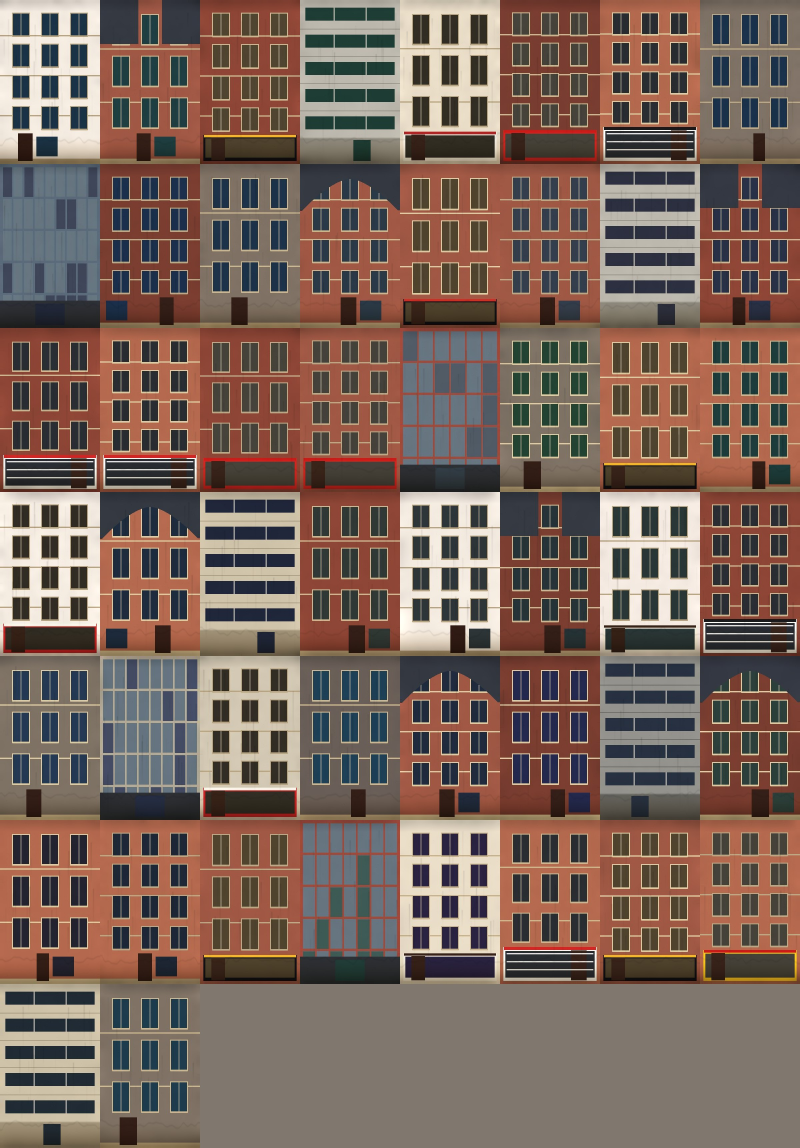
#> input picture districts/2000-antwerpen/facades/atlas/facade_atlas.jpg, 2400 x 3444 px (shown at 1/3 size); its folder holds only this picture in this run
$ python -i district_review.py   (imports and definitions only)
#> lines starting #> are read from the running program, lines starting #| are printed output that depends on the picture
#> further down, picture is the input picture: PIL image 2400x3444 RGB; mean R, G, B 122, 100.6, 90.6
"""Per-run agent review pack: AGENT_REVIEW.md + buildings/catalog.html.

Every ``district build`` (and ``district review``) writes a checkbox prompt pack
injected with geo from ``special_buildings.json``, façade meta, and shops so an
agent can pick up unfinished visual work without rediscovering context.
"""

from __future__ import annotations

import html
import json
import re
from datetime import datetime, timezone
from pathlib import Path
from typing import Any

from cityview.districts import DistrictPaths, ID_2000, ID_2018, district_paths, load_district


def _run_id() -> str:
    return datetime.now(timezone.utc).strftime("%Y%m%dT%H%M%SZ")


# [555 lines left out: functions _load_json, _parse_done_statuses, _seed_tasks_2000, _seed_tasks_generic, _reference_tasks, _format_geo and 4 more, not called in this run]


def _apply_menu_vignette(img: Any, strength: float = 0.88) -> Any:
    """Dark circular vignette matching the Klein Antwerpen Maps plate."""
#> called with strength = 0.88
    from PIL import Image, ImageDraw, ImageFilter

    w, h = img.size
#> w = 2400; h = 3444
    vignette = Image.new("L", (w, h), 0)
#> vignette: PIL image 2400x3444 L; every value is 0
    draw = ImageDraw.Draw(vignette)
    # Slightly oversized ellipse so the centre stays bright.
    pad = int(min(w, h) * 0.06)
#> pad = 144
    draw.ellipse([-pad, -pad, w + pad, h + pad], fill=255)
    vignette = vignette.filter(ImageFilter.GaussianBlur(radius=max(24, min(w, h) // 8)))
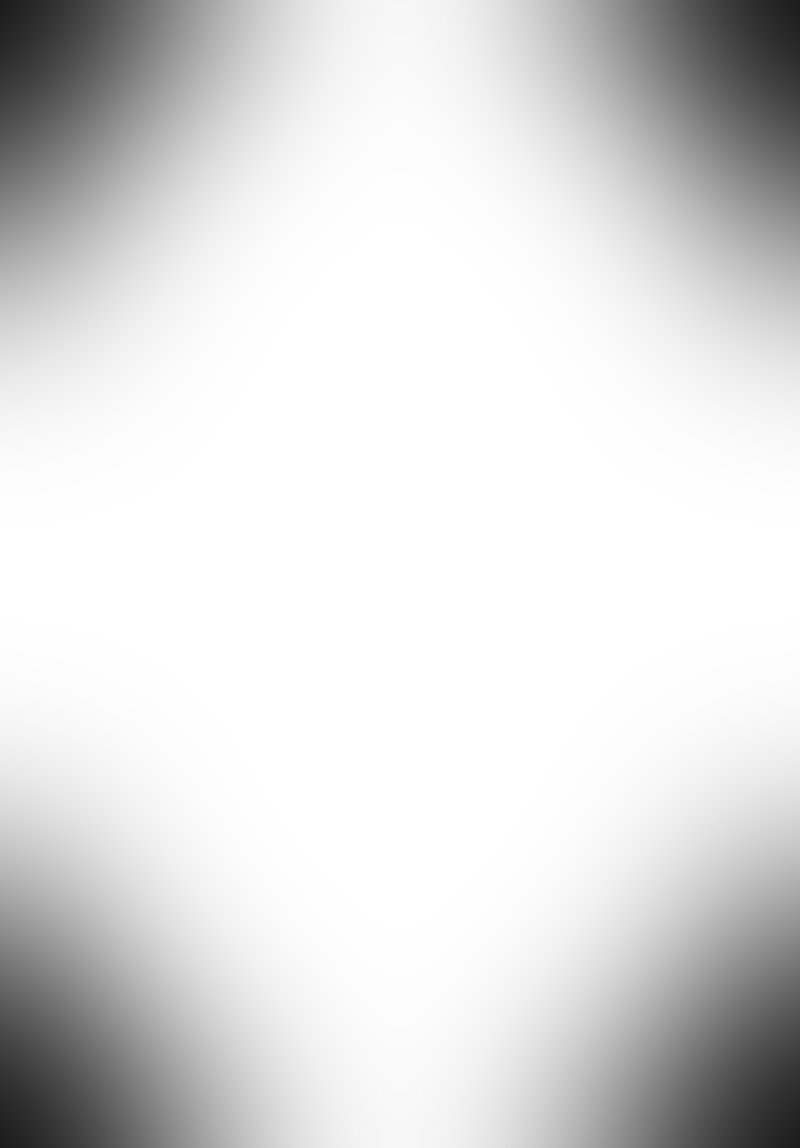
#> vignette: PIL image 2400x3444 L (shown at 1/3 size); min 28, max 255, mean 221
    # Mix toward near-black using inverted vignette as alpha.
    dark = Image.new("RGB", (w, h), (6, 10, 16))
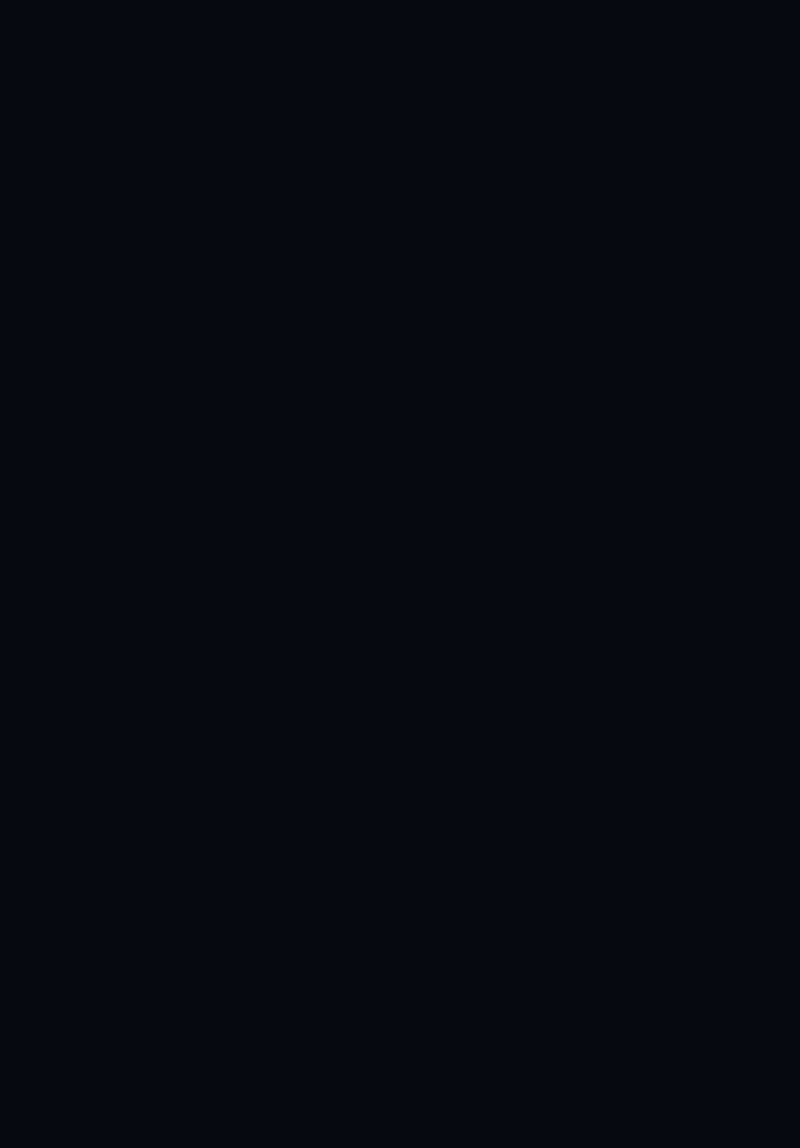
#> dark: PIL image 2400x3444 RGB (shown at 1/3 size); mean R, G, B 6, 10, 16
    # Strength: how hard the corners crush.
    mask = vignette.point(lambda p: int(255 - (255 - p) * strength))
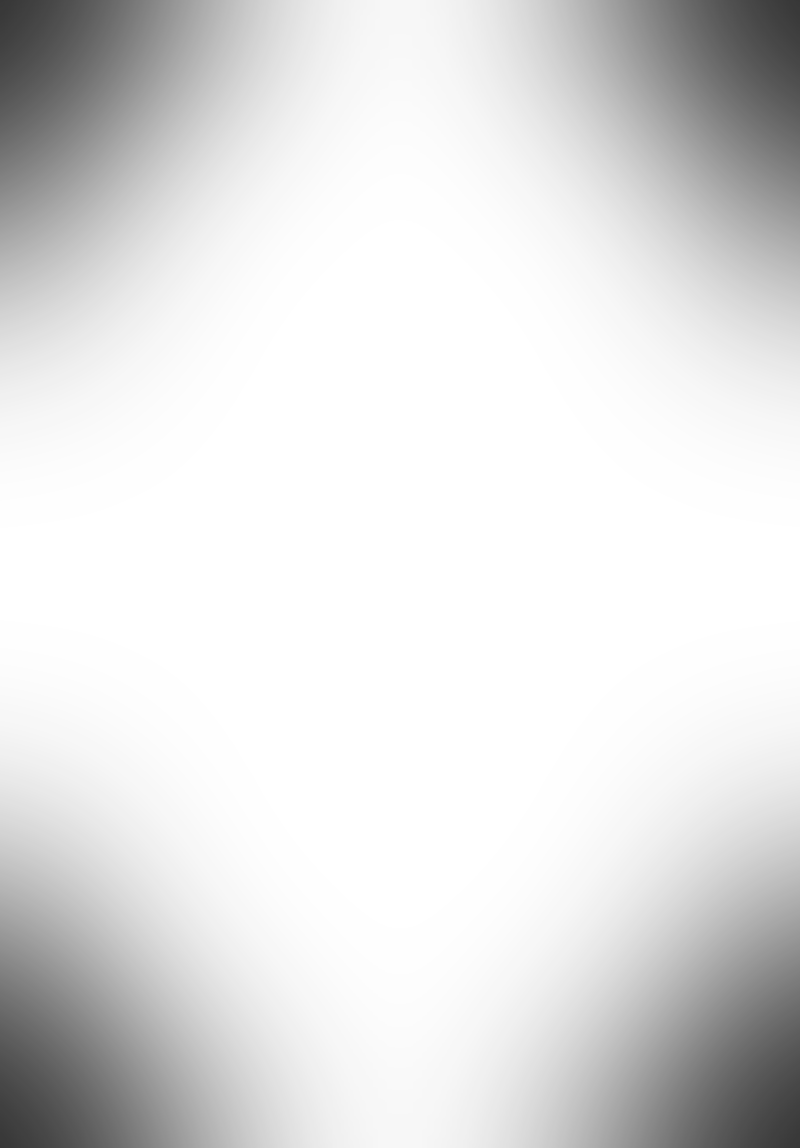
#> mask: PIL image 2400x3444 L (shown at 1/3 size); min 55, max 255, mean 224.8
    return Image.composite(img, dark, mask)
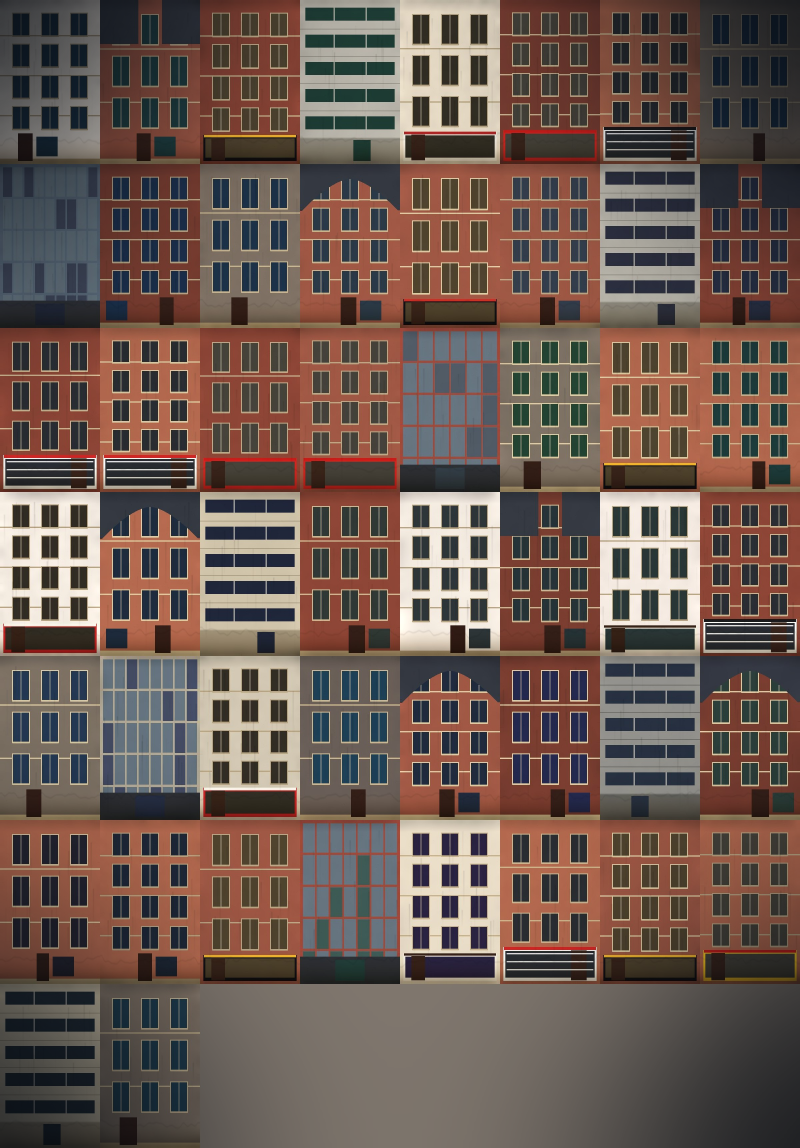
#> returned value: PIL image 2400x3444 RGB (shown at 1/3 size); mean R, G, B 108.1, 89.2, 81


# [116 lines left out: functions write_menu_preview_png, write_district_review_pack, not called in this run]

>>> from PIL import Image
>>> picture = Image.open('../districts/2000-antwerpen/facades/atlas/facade_atlas.jpg')
>>> result = _apply_menu_vignette(picture)
